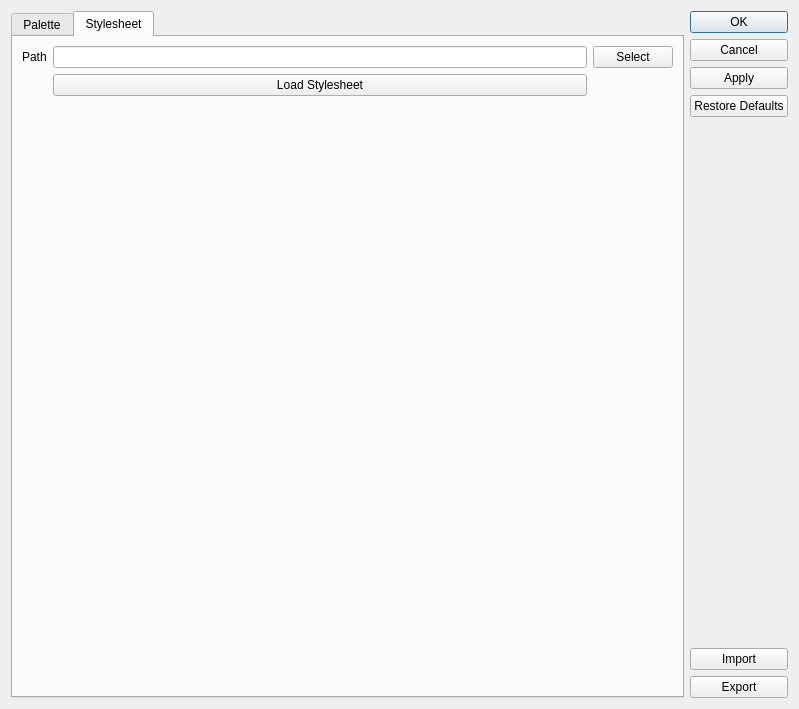
<?xml version="1.0" encoding="UTF-8"?>
<ui version="4.0">
 <class>StyleEditor</class>
 <widget class="QDialog" name="StyleEditor">
  <property name="geometry">
   <rect>
    <x>0</x>
    <y>0</y>
    <width>799</width>
    <height>709</height>
   </rect>
  </property>
  <property name="windowTitle">
   <string>Dialog</string>
  </property>
  <layout class="QGridLayout" name="gridLayout">
   <item row="0" column="1">
    <widget class="QDialogButtonBox" name="buttonBox">
     <property name="orientation">
      <enum>Qt::Vertical</enum>
     </property>
     <property name="standardButtons">
      <set>QDialogButtonBox::Apply|QDialogButtonBox::Cancel|QDialogButtonBox::Ok|QDialogButtonBox::RestoreDefaults</set>
     </property>
    </widget>
   </item>
   <item row="1" column="1">
    <spacer name="verticalSpacer">
     <property name="orientation">
      <enum>Qt::Vertical</enum>
     </property>
     <property name="sizeType">
      <enum>QSizePolicy::Fixed</enum>
     </property>
     <property name="sizeHint" stdset="0">
      <size>
       <width>20</width>
       <height>20</height>
      </size>
     </property>
    </spacer>
   </item>
   <item row="2" column="1">
    <widget class="QPushButton" name="importPushButton">
     <property name="text">
      <string>Import</string>
     </property>
    </widget>
   </item>
   <item row="3" column="1">
    <widget class="QPushButton" name="exportPushButton">
     <property name="text">
      <string>Export</string>
     </property>
    </widget>
   </item>
   <item row="0" column="0" rowspan="4">
    <widget class="QTabWidget" name="tabWidget">
     <property name="tabPosition">
      <enum>QTabWidget::North</enum>
     </property>
     <property name="tabShape">
      <enum>QTabWidget::Rounded</enum>
     </property>
     <property name="currentIndex">
      <number>1</number>
     </property>
     <widget class="QWidget" name="paletteTab">
      <attribute name="title">
       <string>Palette</string>
      </attribute>
      <layout class="QGridLayout" name="gridLayout_2">
       <property name="leftMargin">
        <number>0</number>
       </property>
       <property name="topMargin">
        <number>0</number>
       </property>
       <property name="rightMargin">
        <number>0</number>
       </property>
       <property name="bottomMargin">
        <number>0</number>
       </property>
       <property name="spacing">
        <number>0</number>
       </property>
       <item row="0" column="0">
        <widget class="QScrollArea" name="scrollArea">
         <property name="widgetResizable">
          <bool>true</bool>
         </property>
         <widget class="QWidget" name="scrollAreaWidgetContents">
          <property name="geometry">
           <rect>
            <x>0</x>
            <y>0</y>
            <width>627</width>
            <height>655</height>
           </rect>
          </property>
          <layout class="QVBoxLayout" name="verticalLayout_2">
           <item>
            <layout class="QFormLayout" name="formLayout">
             <property name="fieldGrowthPolicy">
              <enum>QFormLayout::AllNonFixedFieldsGrow</enum>
             </property>
             <item row="0" column="0">
              <widget class="QLabel" name="label">
               <property name="text">
                <string>Base</string>
               </property>
              </widget>
             </item>
             <item row="0" column="1">
              <widget class="ColorSelectorWidget" name="baseSelector" native="true"/>
             </item>
             <item row="1" column="0">
              <widget class="QLabel" name="label_10">
               <property name="text">
                <string>Alternate Base</string>
               </property>
              </widget>
             </item>
             <item row="1" column="1">
              <widget class="ColorSelectorWidget" name="alternateBaseSelector" native="true"/>
             </item>
             <item row="2" column="0">
              <widget class="QLabel" name="label_4">
               <property name="text">
                <string>Text</string>
               </property>
              </widget>
             </item>
             <item row="2" column="1">
              <widget class="ColorSelectorWidget" name="textSelector" native="true"/>
             </item>
             <item row="3" column="0">
              <widget class="QLabel" name="label_5">
               <property name="text">
                <string>Bright Text</string>
               </property>
              </widget>
             </item>
             <item row="3" column="1">
              <widget class="ColorSelectorWidget" name="brightTextSelector" native="true"/>
             </item>
             <item row="4" column="0">
              <widget class="QLabel" name="label_2">
               <property name="text">
                <string>Window</string>
               </property>
              </widget>
             </item>
             <item row="4" column="1">
              <widget class="ColorSelectorWidget" name="windowSelector" native="true"/>
             </item>
             <item row="5" column="0">
              <widget class="QLabel" name="label_3">
               <property name="text">
                <string>Window Text</string>
               </property>
              </widget>
             </item>
             <item row="5" column="1">
              <widget class="ColorSelectorWidget" name="windowTextSelector" native="true"/>
             </item>
             <item row="6" column="0">
              <widget class="QLabel" name="label_6">
               <property name="text">
                <string>Light</string>
               </property>
              </widget>
             </item>
             <item row="6" column="1">
              <widget class="ColorSelectorWidget" name="lightSelector" native="true"/>
             </item>
             <item row="7" column="0">
              <widget class="QLabel" name="label_12">
               <property name="text">
                <string>Midlight</string>
               </property>
              </widget>
             </item>
             <item row="7" column="1">
              <widget class="ColorSelectorWidget" name="midlightSelector" native="true"/>
             </item>
             <item row="8" column="0">
              <widget class="QLabel" name="label_8">
               <property name="text">
                <string>Mid</string>
               </property>
              </widget>
             </item>
             <item row="8" column="1">
              <widget class="ColorSelectorWidget" name="midSelector" native="true"/>
             </item>
             <item row="9" column="0">
              <widget class="QLabel" name="label_7">
               <property name="text">
                <string>Dark</string>
               </property>
              </widget>
             </item>
             <item row="9" column="1">
              <widget class="ColorSelectorWidget" name="darkSelector" native="true"/>
             </item>
             <item row="10" column="1">
              <widget class="ColorSelectorWidget" name="shadowSelector" native="true"/>
             </item>
             <item row="11" column="0">
              <widget class="QLabel" name="label_9">
               <property name="text">
                <string>Button</string>
               </property>
              </widget>
             </item>
             <item row="11" column="1">
              <widget class="ColorSelectorWidget" name="buttonSelector" native="true"/>
             </item>
             <item row="12" column="0">
              <widget class="QLabel" name="label_11">
               <property name="text">
                <string>Button Text</string>
               </property>
              </widget>
             </item>
             <item row="12" column="1">
              <widget class="ColorSelectorWidget" name="buttonTextSelector" native="true"/>
             </item>
             <item row="10" column="0">
              <widget class="QLabel" name="label_13">
               <property name="text">
                <string>Shadow</string>
               </property>
              </widget>
             </item>
             <item row="13" column="0">
              <widget class="QLabel" name="label_14">
               <property name="text">
                <string>Highlight</string>
               </property>
              </widget>
             </item>
             <item row="13" column="1">
              <widget class="ColorSelectorWidget" name="highlightSelector" native="true"/>
             </item>
             <item row="14" column="0">
              <widget class="QLabel" name="label_15">
               <property name="text">
                <string>Highlighted Text</string>
               </property>
              </widget>
             </item>
             <item row="14" column="1">
              <widget class="ColorSelectorWidget" name="highlightedTextSelector" native="true"/>
             </item>
            </layout>
           </item>
          </layout>
         </widget>
        </widget>
       </item>
      </layout>
     </widget>
     <widget class="QWidget" name="stylesheetTab">
      <attribute name="title">
       <string>Stylesheet</string>
      </attribute>
      <layout class="QGridLayout" name="gridLayout_3">
       <item row="1" column="2">
        <widget class="QPushButton" name="loadStylesheetPushButton">
         <property name="text">
          <string>Load Stylesheet</string>
         </property>
        </widget>
       </item>
       <item row="0" column="3">
        <widget class="QPushButton" name="selectStyleSheetPushButton">
         <property name="text">
          <string>Select</string>
         </property>
        </widget>
       </item>
       <item row="0" column="0">
        <widget class="QLabel" name="stylesheetPathLabel">
         <property name="text">
          <string>Path</string>
         </property>
        </widget>
       </item>
       <item row="0" column="2">
        <widget class="QLineEdit" name="stylesheetPathLineEdit">
         <property name="readOnly">
          <bool>true</bool>
         </property>
        </widget>
       </item>
       <item row="2" column="2">
        <spacer name="verticalSpacer_2">
         <property name="orientation">
          <enum>Qt::Vertical</enum>
         </property>
         <property name="sizeHint" stdset="0">
          <size>
           <width>20</width>
           <height>40</height>
          </size>
         </property>
        </spacer>
       </item>
      </layout>
     </widget>
    </widget>
   </item>
  </layout>
 </widget>
 <customwidgets>
  <customwidget>
   <class>ColorSelectorWidget</class>
   <extends>QWidget</extends>
   <header>colorselectorwidget.h</header>
   <container>1</container>
  </customwidget>
 </customwidgets>
 <resources/>
 <connections>
  <connection>
   <sender>buttonBox</sender>
   <signal>accepted()</signal>
   <receiver>StyleEditor</receiver>
   <slot>accept()</slot>
   <hints>
    <hint type="sourcelabel">
     <x>412</x>
     <y>446</y>
    </hint>
    <hint type="destinationlabel">
     <x>312</x>
     <y>421</y>
    </hint>
   </hints>
  </connection>
  <connection>
   <sender>buttonBox</sender>
   <signal>rejected()</signal>
   <receiver>StyleEditor</receiver>
   <slot>reject()</slot>
   <hints>
    <hint type="sourcelabel">
     <x>483</x>
     <y>449</y>
    </hint>
    <hint type="destinationlabel">
     <x>455</x>
     <y>419</y>
    </hint>
   </hints>
  </connection>
 </connections>
</ui>
